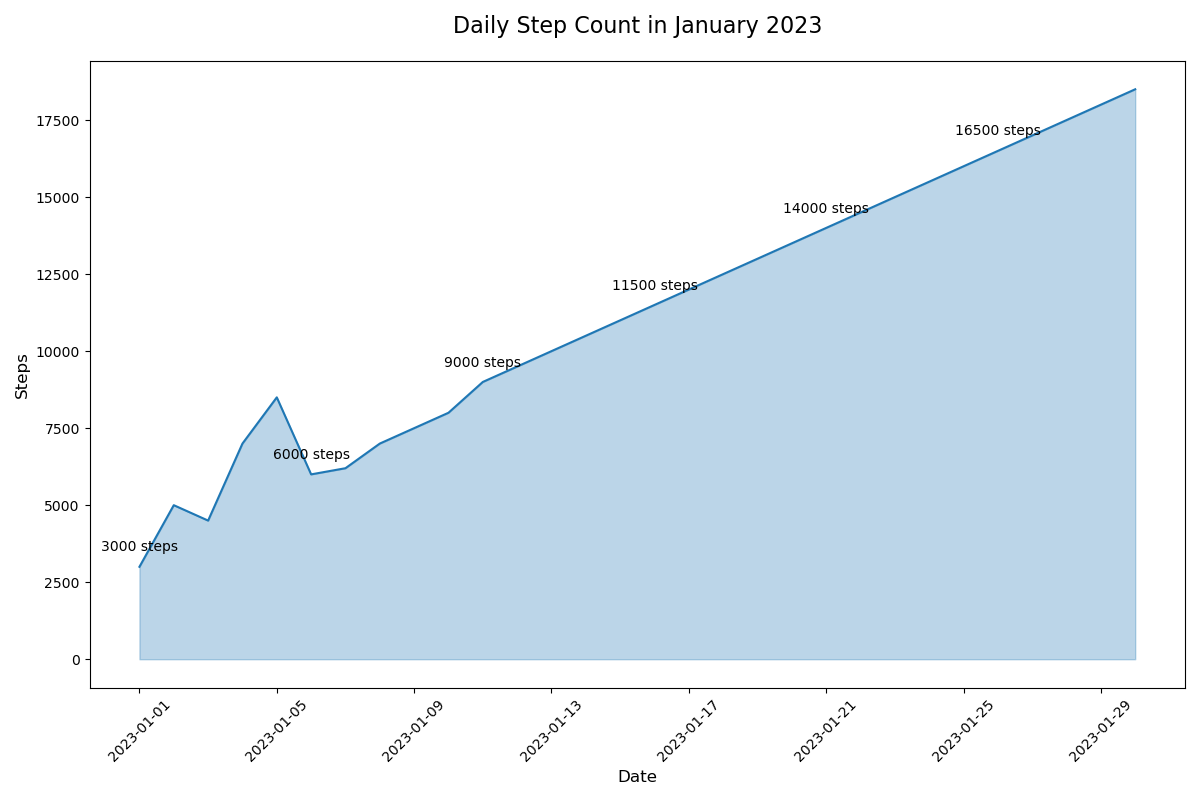

Here is the Python script that generated this plot:

import pandas as pd
import seaborn as sns
import matplotlib.pyplot as plt

data = {
    'Date': pd.date_range(start='2023-01-01', periods=30, freq='D'),
    'Steps': [
        3000, 5000, 4500, 7000, 8500, 6000, 6200, 7000, 7500, 8000, 9000, 9500, 10000, 10500, 11000,
        11500, 12000, 12500, 13000, 13500, 14000, 14500, 15000, 15500, 16000, 16500, 17000, 17500, 18000, 18500
    ]
}

df = pd.DataFrame(data)

plt.figure(figsize=(12, 8))

sns.lineplot(data=df, x='Date', y='Steps', color="#1F77B4")
plt.fill_between(df.Date, df.Steps, color="#1F77B4", alpha=0.3)

for index, value in df.iterrows():
    if index % 5 == 0:
        plt.text(value['Date'], value['Steps'] + 500, f"{value['Steps']} steps", ha='center')

plt.title('Daily Step Count in January 2023', fontsize=16, pad=20)
plt.xlabel('Date', fontsize=12)
plt.ylabel('Steps', fontsize=12)
plt.xticks(rotation=45)

plt.tight_layout()
plt.show()
